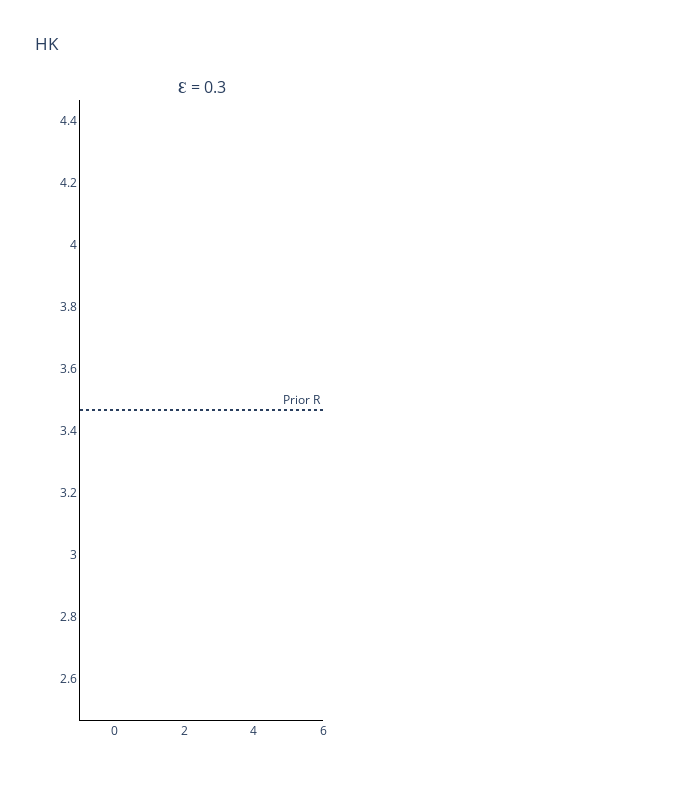

The notebook cell this image was saved under:
### Code cell
from plotly.subplots import make_subplots

all_intervals = all_intervals[all_intervals['Central Probability']==0.95]

fig = go.Figure()
fig = make_subplots(
    rows=int(np.ceil(epsilon_range.shape[0]/2)), cols=2, subplot_titles=tuple('Ɛ = {}'.format(epsilon) for epsilon in epsilon_range[epsilon_range!=0])
)

# Plot (bar chart cases each day)
for e, epsilon in enumerate(epsilon_range[epsilon_range!=0]):
    if e == 0:
        fig.add_trace(
            go.Scatter(
                x=all_intervals.loc[all_intervals['Epsilon']==epsilon]['Time Points'],
                y=all_intervals.loc[all_intervals['Epsilon']==epsilon]['Mean'],
                name='Mean R profile for for new Ɛ',
                line_color='green'
            ),
            row= int(np.floor(e / 2)) + 1,
            col= e % 2 + 1
        )

        fig.add_trace(
            go.Scatter(
                x=all_intervals.loc[all_intervals['Epsilon']==epsilon]['Time Points'].tolist() + all_intervals.loc[all_intervals['Epsilon']==epsilon]['Time Points'].tolist()[::-1],
                y=all_intervals.loc[all_intervals['Epsilon']==epsilon][
                    'Upper bound CI'].values.tolist() + all_intervals.loc[all_intervals['Epsilon']==epsilon][
                        'Lower bound CI'].values.tolist()[::-1],
                fill='toself',
                fillcolor='green',
                line_color='green',
                opacity=0.15,
                mode='lines',
                name='Credible interval for new Ɛ'
            ),
            row= int(np.floor(e / 2)) + 1,
            col= e % 2 + 1
        )

        fig.add_trace(
            go.Scatter(
                x=all_intervals.loc[all_intervals['Epsilon']==epsilon]['Time Points'],
                y=all_intervals.loc[all_intervals['Epsilon']==0]['Mean'],
                name='Mean R profile for for Ɛ = 0'.format(epsilon),
                line_color='purple'
            ),
            row= int(np.floor(e / 2)) + 1,
            col= e % 2 + 1
        )


        fig.add_trace(
            go.Scatter(
                x=all_intervals.loc[all_intervals['Epsilon']==epsilon]['Time Points'].tolist() + all_intervals.loc[all_intervals['Epsilon']==epsilon]['Time Points'].tolist()[::-1],
                y=all_intervals.loc[all_intervals['Epsilon']==0][
                    'Upper bound CI'].values.tolist() + all_intervals.loc[all_intervals['Epsilon']==0][
                        'Lower bound CI'].values.tolist()[::-1],
                fill='toself',
                fillcolor='purple',
                line_color='purple',
                opacity=0.15,
                mode='lines',
                name='Credible interval for Ɛ = 0'
            ),
            row= int(np.floor(e / 2)) + 1,
            col= e % 2 + 1
        )

    else:
        fig.add_trace(
            go.Scatter(
                x=all_intervals.loc[all_intervals['Epsilon']==epsilon]['Time Points'],
                y=all_intervals.loc[all_intervals['Epsilon']==epsilon]['Mean'],
                line_color='green',
                showlegend=False
            ),
            row= int(np.floor(e / 2)) + 1,
            col= e % 2 + 1
        )

        fig.add_trace(
            go.Scatter(
                x=all_intervals.loc[all_intervals['Epsilon']==epsilon]['Time Points'].tolist() + all_intervals.loc[all_intervals['Epsilon']==epsilon]['Time Points'].tolist()[::-1],
                y=all_intervals.loc[all_intervals['Epsilon']==epsilon][
                    'Upper bound CI'].values.tolist() + all_intervals.loc[all_intervals['Epsilon']==epsilon][
                        'Lower bound CI'].values.tolist()[::-1],
                fill='toself',
                fillcolor='green',
                line_color='green',
                opacity=0.15,
                showlegend=False,
                mode='lines'
            ),
            row= int(np.floor(e / 2)) + 1,
            col= e % 2 + 1
        )

        fig.add_trace(
            go.Scatter(
                x=all_intervals.loc[all_intervals['Epsilon']==epsilon]['Time Points'],
                y=all_intervals.loc[all_intervals['Epsilon']==0]['Mean'],
                showlegend=False,
                line_color='purple'
            ),
            row= int(np.floor(e / 2)) + 1,
            col= e % 2 + 1
        )


        fig.add_trace(
            go.Scatter(
                x=all_intervals.loc[all_intervals['Epsilon']==epsilon]['Time Points'].tolist() + all_intervals.loc[all_intervals['Epsilon']==epsilon]['Time Points'].tolist()[::-1],
                y=all_intervals.loc[all_intervals['Epsilon']==0][
                    'Upper bound CI'].values.tolist() + all_intervals.loc[all_intervals['Epsilon']==0][
                        'Lower bound CI'].values.tolist()[::-1],
                fill='toself',
                fillcolor='purple',
                line_color='purple',
                opacity=0.15,
                mode='lines',
                showlegend=False,
            ),
            row= int(np.floor(e / 2)) + 1,
            col= e % 2 + 1
        )

        #fig.add_hrect(y0=prior_dist_interval[0], y1=prior_dist_interval[1], line_width=0, fillcolor='black', opacity=0.1)
        fig.add_hline(y=median, line_dash='dot',
                annotation_text='Prior R', fillcolor='black',
                annotation_position='top right',
                row= int(np.floor(e / 2)) + 1,
                col= e % 2 + 1)

    #fig.add_hrect(y0=prior_dist_interval[0], y1=prior_dist_interval[1], line_width=0, fillcolor='black', opacity=0.1)
    fig.add_hline(y=median, line_dash='dot',
              annotation_text='Prior R', fillcolor='black',
              annotation_position='top right',
              row= int(np.floor(e / 2)) + 1,
              col= e % 2 + 1)


# Add axis labels
fig.update_layout(
    title='HK',
    width=700, 
    height=800,
    plot_bgcolor='white',
    xaxis=dict(linecolor='black'),
    yaxis=dict(linecolor='black'),
    xaxis2=dict(linecolor='black'),
    yaxis2=dict(linecolor='black'),
    xaxis3=dict(linecolor='black'),
    yaxis3=dict(linecolor='black'),
    xaxis4=dict(linecolor='black'),
    yaxis4=dict(linecolor='black'),
    xaxis5=dict(linecolor='black'),
    yaxis5=dict(linecolor='black'),
    xaxis6=dict(linecolor='black'),
    yaxis6=dict(linecolor='black'),
    legend=dict(
        orientation="h",
        yanchor="bottom",
        y=1.02,
        xanchor="right",
        x=1
    ))

fig.update_xaxes(ticks='outside', title_text='Time (days)', row='all', col='all')
fig.update_yaxes(ticks='outside', title_text='R_t', row='all', col='all')

# fig.write_image('HK-diff-eps-inf.pdf')
fig.show()

### Figure 1 — Plotly figure (JSON) as saved in the notebook; plotly's stock layout.template omitted (floating-point values rounded to 4 significant figures)
{"data": [{"line": {"color": "green"}, "name": "Mean R profile for for new Ɛ", "type": "scatter", "x": [], "xaxis": "x", "y": [], "yaxis": "y"}, {"fill": "toself", "fillcolor": "green", "line": {"color": "green"}, "mode": "lines", "name": "Credible interval for new Ɛ", "opacity": 0.15, "type": "scatter", "x": [], "xaxis": "x", "y": [], "yaxis": "y"}, {"line": {"color": "purple"}, "name": "Mean R profile for for Ɛ = 1", "type": "scatter", "x": [], "xaxis": "x", "y": [0.4865, 0.42, 0.3799, 0.4822, 0.4751, 0.8458, 0.9798, 1.08, 1.042, 0.9953, 1.055, 1.22, 1.365, 1.187, 1.098, 1.27, 1.215, 1.097, 1.139, 0.9112, 1.119, 1.2, 0.9829, 1.039, 1.247, 1.168, 1.18, 1.088, 0.885, 0.8191, 0.7768, 0.6557, 0.5493, 0.4135, 0.3859, 0.3167, 0.4746, 0.469, 0.5143, 0.6184, 0.7882, 0.6175, 0.5671, 0.5586, 0.5391, 0.4262, 0.4223, 0.4148, 0.7318, 0.8054, 1.135, 1.05, 1.124, 1.029, 0.8836], "yaxis": "y"}, {"fill": "toself", "fillcolor": "purple", "line": {"color": "purple"}, "mode": "lines", "name": "Credible interval for Ɛ = 1", "opacity": 0.15, "type": "scatter", "x": [], "xaxis": "x", "y": [1.185, 1.02, 0.9205, 1.062, 1.045, 1.583, 1.768, 1.893, 1.827, 1.746, 1.805, 2.004, 2.171, 1.919, 1.777, 1.971, 1.883, 1.722, 1.764, 1.471, 1.732, 1.835, 1.561, 1.627, 1.886, 1.786, 1.787, 1.652, 1.374, 1.272, 1.205, 1.044, 0.9023, 0.7251, 0.6973, 0.6179, 0.861, 0.8811, 0.9654, 1.12, 1.351, 1.116, 1.027, 0.985, 0.928, 0.7516, 0.7263, 0.6985, 1.08, 1.149, 1.523, 1.405, 1.475, 1.336, 1.137], "yaxis": "y"}], "layout": {"annotations": [{"font": {"size": 16}, "showarrow": false, "text": "Ɛ = 0.3", "x": 0.225, "xanchor": "center", "xref": "paper", "y": 1, "yanchor": "bottom", "yref": "paper"}, {"showarrow": false, "text": "Prior R", "x": 1, "xanchor": "right", "xref": "x domain", "y": 3.466, "yanchor": "bottom", "yref": "y"}], "height": 800, "legend": {"orientation": "h", "x": 1, "xanchor": "right", "y": 1.02, "yanchor": "bottom"}, "plot_bgcolor": "white", "shapes": [{"fillcolor": "black", "line": {"dash": "dot"}, "type": "line", "x0": 0, "x1": 1, "xref": "x domain", "y0": 3.466, "y1": 3.466, "yref": "y"}], "title": {"text": "HK"}, "width": 700, "xaxis": {"anchor": "y", "domain": [0, 0.45], "linecolor": "black"}, "xaxis2": {"anchor": "y2", "domain": [0.55, 1], "linecolor": "black"}, "xaxis3": {"linecolor": "black"}, "xaxis4": {"linecolor": "black"}, "xaxis5": {"linecolor": "black"}, "xaxis6": {"linecolor": "black"}, "yaxis": {"anchor": "x", "domain": [0, 1], "linecolor": "black"}, "yaxis2": {"anchor": "x2", "domain": [0, 1], "linecolor": "black"}, "yaxis3": {"linecolor": "black"}, "yaxis4": {"linecolor": "black"}, "yaxis5": {"linecolor": "black"}, "yaxis6": {"linecolor": "black"}}}
